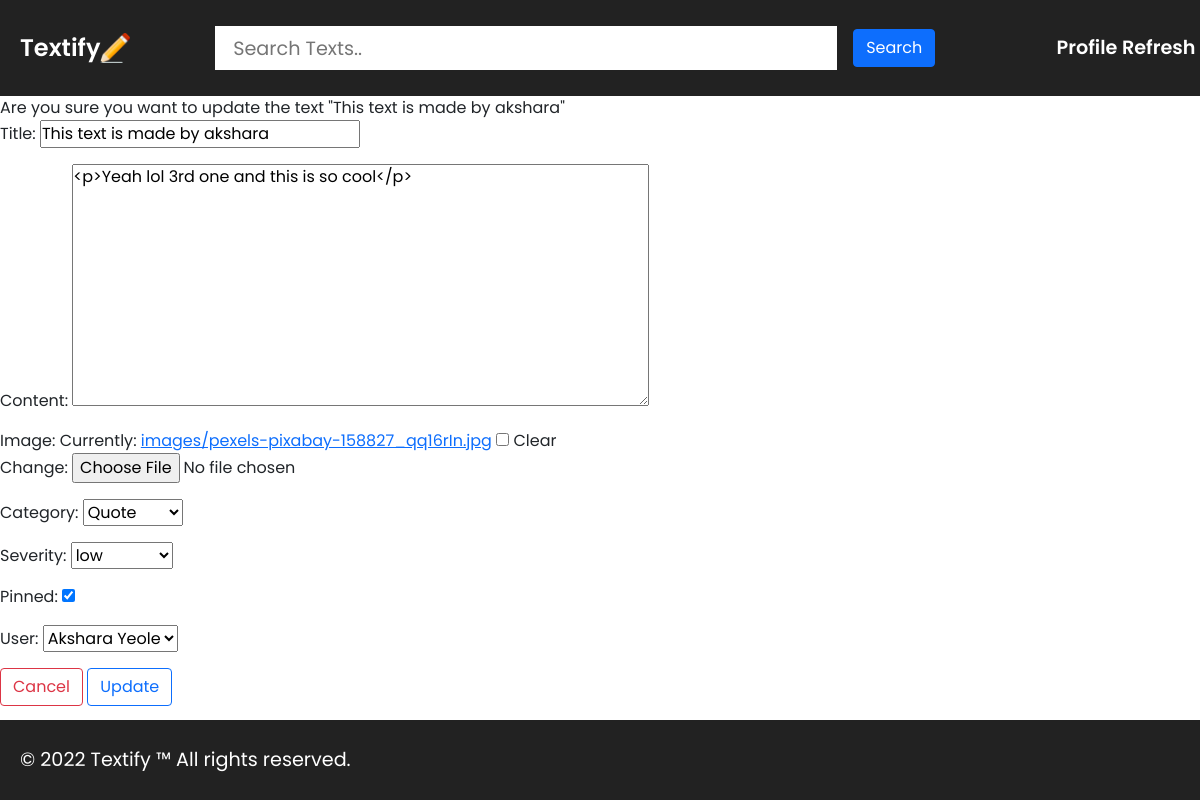
The page /textupdate/3 on the database its author committed.
### textifyapi/models.py (models this page shows, shortened)
class Text(models.Model):
    TEXT_CATEGORY = [
        ("gn", "General"),
        ("rm", "Reminder"),
        ("th", "Thought"),
        ("qt", "Quote"),
        ("nt", "Note")
    ]
    TEXT_SEVERITY = [
        ("l", "low"),
        ("m", "moderate"),
        ("h", "high")
    ]
    title = models.CharField(max_length=100, null=True, blank=True)
    content = RichTextField(null=True, blank=True)
    image = models.ImageField(upload_to="images/", blank=True, null=True)
    category = models.CharField(max_length=2, choices=TEXT_CATEGORY, default="gn")
    severity = models.CharField(max_length=1, choices=TEXT_SEVERITY, null=True, blank=True)
    pinned = models.BooleanField(default=False)
    created_at = models.DateTimeField(auto_now_add=True)
    updated_at = models.DateTimeField(auto_now=True)
    user = models.ForeignKey(User, on_delete=models.CASCADE)
    class Meta:
        ordering = ["-created_at"]

### textifyapi/views.py (the view)
# urls.py: path('textupdate/<pk>', views.TextUpdate.as_view(), name="textupdate"),
class TextUpdate(UpdateView):
    model = Text
    template_name = "textifyapi/textupdate.html"
    fields = "__all__"
    success_url = reverse_lazy("textlist")

### textifyapi/models.py (called while the page is built)
    def __str__(self):
        return self.name

### textifyapi/templates/textifyapi/textupdate.html (shortened to what this page needs)
{% extends 'textifyapi/base.html' %}
{% load static %}
{% block content %}
<span>Are you sure you want to update the text "{{object.title}}"</span>
<form method="POST" enctype="multipart/form-data">
    {{ form.as_p }}
    <a href="{% url 'textdetail' object.pk %}"><button type="button" class="btn btn-outline-danger">Cancel</button></a>
    <button type="submit" class="btn btn-outline-primary">Update</button>
</form>
{% endblock content %}

### textifyapi/static/textifyapi/base.css (style rules this page uses)
* { margin: 0; padding: 0; font-family: 'Poppins', sans-serif; scroll-behavior: smooth; }
body { position: relative; min-height: 100vh; }

### rows shown on the page
Text: title "This text is made by akshara", content "<p>Yeah lol 3rd one and this is so cool</p>", category "Quote", severity "low", pinned "☑", user "Akshara Yeole"
